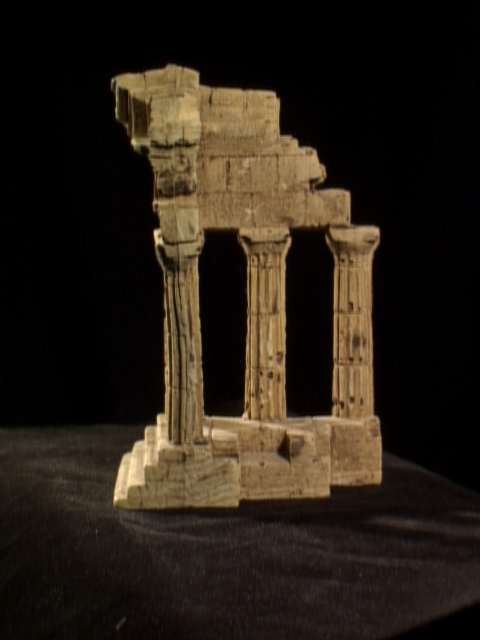
#> input picture 3D_Reconstruction/images/templeR0001.png, 480 x 640 px; its folder holds 4 pictures in this run
$ python main.py   (older library calls are emulated)
#> lines starting #> are read from the running program, lines starting #| are printed output that depends on the picture
import cv2
import os
import numpy as np
import matplotlib.pyplot as plt

try:
    from skimage.metrics import peak_signal_noise_ratio, structural_similarity
    _has_skimage = True
except Exception:
    _has_skimage = False


def _ssim_fallback(imgA, imgB):
    # Convert to grayscale float
    A = cv2.cvtColor(imgA, cv2.COLOR_RGB2GRAY).astype(np.float64)
    B = cv2.cvtColor(imgB, cv2.COLOR_RGB2GRAY).astype(np.float64)

    # Gaussian kernel params similar to skimage default
    ksize = (11, 11)
    sigma = 1.5

    muA = cv2.GaussianBlur(A, ksize, sigma)
    muB = cv2.GaussianBlur(B, ksize, sigma)

    muA2 = muA * muA
    muB2 = muB * muB
    muAB = muA * muB

    sigmaA2 = cv2.GaussianBlur(A * A, ksize, sigma) - muA2
    sigmaB2 = cv2.GaussianBlur(B * B, ksize, sigma) - muB2
    sigmaAB = cv2.GaussianBlur(A * B, ksize, sigma) - muAB

    L = 255.0
    K1 = 0.01
    K2 = 0.03
    C1 = (K1 * L) ** 2
    C2 = (K2 * L) ** 2

    num = (2 * muAB + C1) * (2 * sigmaAB + C2)
    den = (muA2 + muB2 + C1) * (sigmaA2 + sigmaB2 + C2)
    ssim_map = num / den
    return float(np.mean(ssim_map))


def _ssim_skimage(imgA, imgB):
    # Compute a safe odd win_size for structural_similarity
    h, w = imgA.shape[:2]
    min_dim = min(h, w)
    # default skimage win_size is 7; ensure it's <= min_dim and odd
    win = 7
    if win > min_dim:
        win = min_dim if (min_dim % 2 == 1) else (min_dim - 1)

    if win < 3:
        raise ValueError("images too small for skimage SSIM window")

    # Try channel_axis param first (newer skimage), fallback to multichannel
    try:
        return float(structural_similarity(imgA, imgB, data_range=255, channel_axis=2, win_size=win))
    except TypeError:
        return float(structural_similarity(imgA, imgB, data_range=255, multichannel=True, win_size=win))

# =====================================
# STEP 1: LOAD IMAGES
# =====================================
IMAGE_FOLDER = "images"
image_files = sorted(os.listdir(IMAGE_FOLDER))

images = []
for name in image_files:
    img = cv2.imread(os.path.join(IMAGE_FOLDER, name))
#> img is the input picture: shape (640, 480, 3); mean B, G, R 21.5, 31.4, 40.2
    if img is not None:
        images.append(img)

print(f"Images loaded: {len(images)}")

if len(images) < 2:
    raise RuntimeError("At least two images are required.")

# =====================================
# STEP 2: SHOW ORIGINAL IMAGE
# =====================================
plt.figure(figsize=(6, 4))
plt.imshow(cv2.cvtColor(images[0], cv2.COLOR_BGR2RGB))
plt.title("Step 1: Original Input Image")
plt.axis("off")
plt.show()

# =====================================
# STEP 3: FEATURE DETECTION (SIFT)
# =====================================
sift = cv2.SIFT_create()
keypoints = []
descriptors = []

for img in images:
    gray = cv2.cvtColor(img, cv2.COLOR_BGR2GRAY)
    kp, des = sift.detectAndCompute(gray, None)
    keypoints.append(kp)
    descriptors.append(des)
#> this loop made 4 passes
#> pass 1, `gray = cv2.cvtColor(img, cv2.COLOR_BGR2GRAY)`:
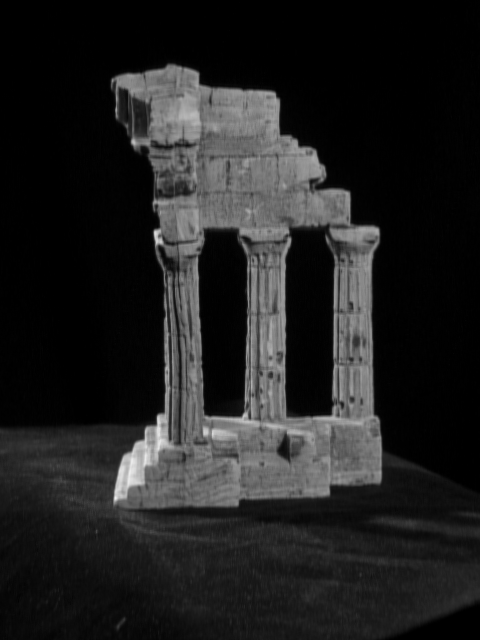
#> gray: shape (640, 480); min 0, max 237, mean 32.9
#> after the loop:
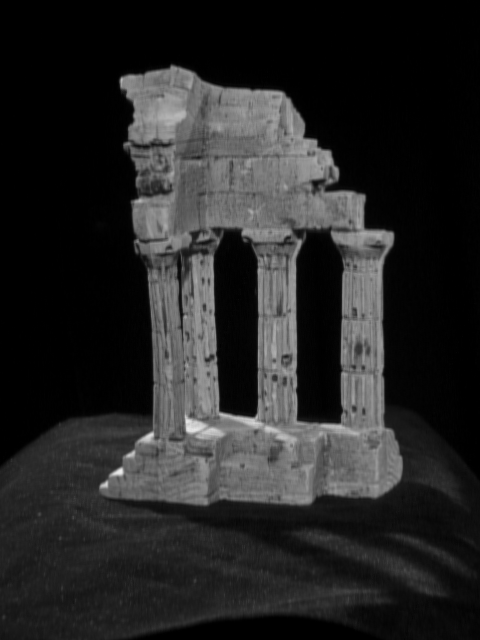
#> gray: shape (640, 480); min 0, max 236, mean 38.1

# Show keypoints on first image
kp_img = cv2.drawKeypoints(
    images[0],
    keypoints[0],
    None,
    flags=cv2.DRAW_MATCHES_FLAGS_DRAW_RICH_KEYPOINTS
)
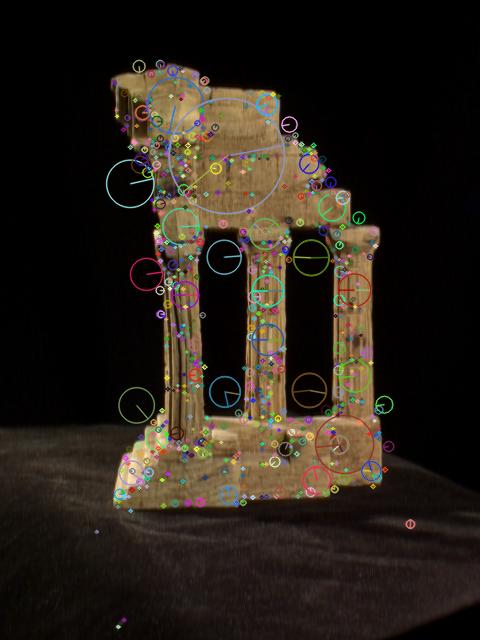
#> kp_img: shape (640, 480, 3); mean of channels 0, 1, 2 24.9, 33.4, 40.9; drawn as B, G, R

plt.figure(figsize=(6, 4))
plt.imshow(cv2.cvtColor(kp_img, cv2.COLOR_BGR2RGB))
plt.title("Step 2: Detected Feature Points (SIFT)")
plt.axis("off")
plt.show()

# =====================================
# STEP 4: FEATURE MATCHING (ONE PAIR FOR DISPLAY)
# =====================================
bf = cv2.BFMatcher()
raw_matches = bf.knnMatch(descriptors[0], descriptors[1], k=2)

good_matches = []
for m, n in raw_matches:
    if m.distance < 0.75 * n.distance:
        good_matches.append(m)

match_img = cv2.drawMatches(
    images[0], keypoints[0],
    images[1], keypoints[1],
    good_matches[:40], None,
    flags=cv2.DrawMatchesFlags_NOT_DRAW_SINGLE_POINTS
)
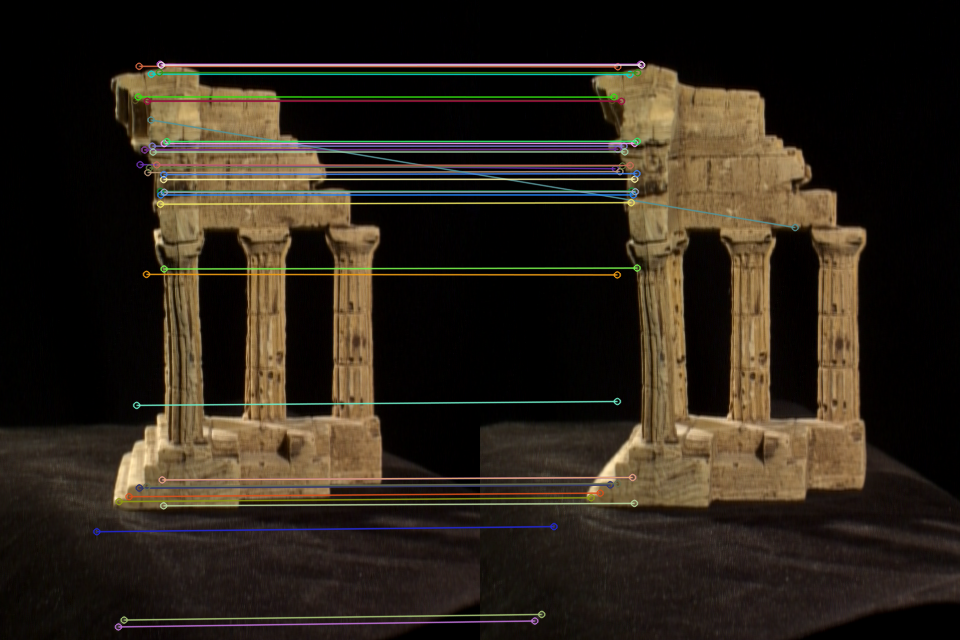
#> match_img: shape (640, 960, 3); mean of channels 0, 1, 2 26.2, 36.6, 44.7; drawn as B, G, R

plt.figure(figsize=(10, 4))
plt.imshow(cv2.cvtColor(match_img, cv2.COLOR_BGR2RGB))
plt.title("Step 3: Feature Matching Between Two Views")
plt.axis("off")
plt.show()

# =====================================
# STEP 4.5: QUALITY EVALUATION (PSNR & SSIM)
# =====================================

# Compute and display PSNR / SSIM between the first two input images (if available)
if len(images) >= 2:
    img0_rgb = cv2.cvtColor(images[0], cv2.COLOR_BGR2RGB)
    img1_rgb = cv2.cvtColor(images[1], cv2.COLOR_BGR2RGB)
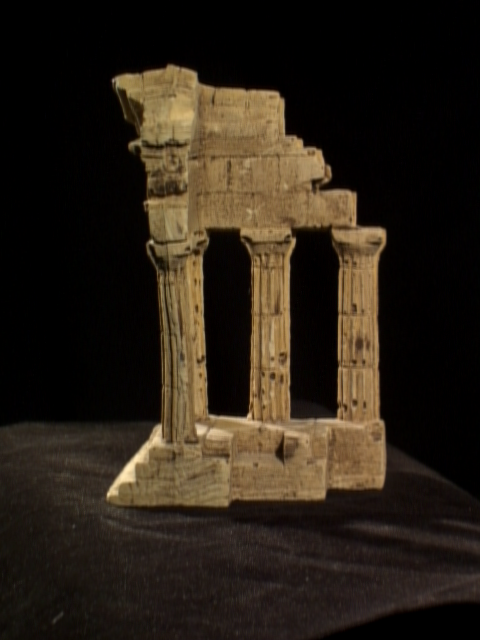
#> img1_rgb: shape (640, 480, 3); mean R, G, B 42.3, 33.3, 22.7

    try:
        if _has_skimage:
            try:
                psnr_val = peak_signal_noise_ratio(img0_rgb, img1_rgb, data_range=255)
            except Exception:
                psnr_val = cv2.PSNR(img0_rgb, img1_rgb)

            try:
                ssim_val = _ssim_skimage(img0_rgb, img1_rgb)
            except Exception as e:
                print("skimage SSIM failed, falling back to custom SSIM:", e)
                ssim_val = _ssim_fallback(img0_rgb, img1_rgb)
        else:
            psnr_val = cv2.PSNR(img0_rgb, img1_rgb)
            ssim_val = _ssim_fallback(img0_rgb, img1_rgb)

        print(f"PSNR (image0 vs image1): {psnr_val:.2f} dB")
        print(f"SSIM (image0 vs image1): {ssim_val:.4f}")

        fig, axes = plt.subplots(1, 2, figsize=(10, 4))
        axes[0].imshow(img0_rgb)
        axes[0].set_title("Image 0")
        axes[0].axis("off")

        axes[1].imshow(img1_rgb)
        axes[1].set_title(f"Image 1\nPSNR: {psnr_val:.2f} dB | SSIM: {ssim_val:.4f}")
        axes[1].axis("off")

        plt.suptitle("Step 4.5: PSNR and SSIM Evaluation")
        plt.show()

        # Also show a compact text-only output window for metrics
        fig_txt = plt.figure(figsize=(5, 2))
        fig_txt.suptitle("Step 4.5: PSNR & SSIM Evaluation")
        plt.axis('off')
        txt = f"PSNR: {psnr_val:.2f} dB\nSSIM: {ssim_val:.4f}"
        plt.text(0.5, 0.5, txt, ha='center', va='center', fontsize=12)
        plt.show()
    except Exception as e:
        print("PSNR/SSIM evaluation skipped due to error:", e)

# =====================================
# STEP 5: CAMERA INTRINSICS (ASSUMED)
# =====================================
h, w = images[0].shape[:2]
#> h = 640; w = 480
f = 0.85 * w
#> f = 408

K = np.array([
    [f, 0, w / 2],
    [0, f, h / 2],
    [0, 0, 1]
])

# =====================================
# STEP 6: TRIANGULATION (ALL IMAGES)
# =====================================
points_3d = []
P1 = np.hstack((np.eye(3), np.zeros((3, 1))))

for i in range(len(images) - 1):
    matches = bf.knnMatch(descriptors[i], descriptors[i + 1], k=2)
    good = []
    for m, n in matches:
        if m.distance < 0.75 * n.distance:
            good.append(m)

    if len(good) < 10:
        continue

    pts1 = np.float32([keypoints[i][m.queryIdx].pt for m in good])
    pts2 = np.float32([keypoints[i + 1][m.trainIdx].pt for m in good])

    E, _ = cv2.findEssentialMat(pts1, pts2, K, method=cv2.RANSAC)
    if E is None:
        continue

    _, R, t, _ = cv2.recoverPose(E, pts1, pts2, K)
    P2 = np.hstack((R, t))

    pts4d = cv2.triangulatePoints(K @ P1, K @ P2, pts1.T, pts2.T)
    pts4d /= pts4d[3]

    points_3d.extend(pts4d[:3].T)

points_3d = np.array(points_3d)

print(f"3D points generated: {points_3d.shape[0]}")
#| 3D points generated: 1253

# =====================================
# STEP 7: RAW 3D POINT DISTRIBUTION
# =====================================
plt.figure(figsize=(6, 5))
plt.scatter(points_3d[:, 0], points_3d[:, 2], s=1)
plt.title("Step 4: Raw 3D Point Projection (XZ View)")
plt.xlabel("X")
plt.ylabel("Z")
plt.show()
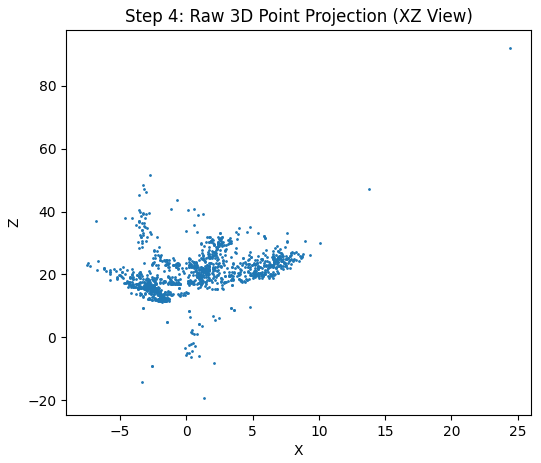
#> figure drawn by matplotlib, 1 panel

# =====================================
# STEP 8: NORMALIZATION
# =====================================
points_3d -= points_3d.mean(axis=0)
scale = np.percentile(np.linalg.norm(points_3d, axis=1), 95)
points_3d /= scale

X, Y, Z = points_3d[:, 0], points_3d[:, 1], points_3d[:, 2]

# =====================================
# STEP 9: FINAL 3D CHART OUTPUT
# =====================================
fig = plt.figure(figsize=(10, 10))
ax = fig.add_subplot(111, projection="3d")

scatter = ax.scatter(
    X, Y, Z,
    c=Z,
    cmap="plasma",
    s=4,
    alpha=0.85
)

ax.set_title("Final Output: 3D Reconstruction from Multiple 2D Images", fontsize=14)
ax.set_xlabel("X Coordinate")
ax.set_ylabel("Y Coordinate")
ax.set_zlabel("Z (Depth)")

plt.colorbar(scatter, ax=ax, label="Depth (Z value)")

# =====================================
# STEP 10: EXPLANATION BELOW FINAL OUTPUT
# =====================================
explanation = (
    "Pipeline Explanation:\n\n"
    "1. Input images are captured from multiple viewpoints.\n"
    "2. Distinct feature points are detected using SIFT.\n"
    "3. Corresponding features are matched between adjacent images.\n"
    "4. Matched points are triangulated to estimate 3D positions.\n"
    "5. The final chart visualizes the reconstructed 3D structure.\n\n"
    "Color represents depth variation along the Z-axis."
)

plt.figtext(
    0.5, 0.02,
    explanation,
    ha="center",
    fontsize=10,
    wrap=True
)

plt.tight_layout(rect=[0, 0.12, 1, 1])
plt.show()
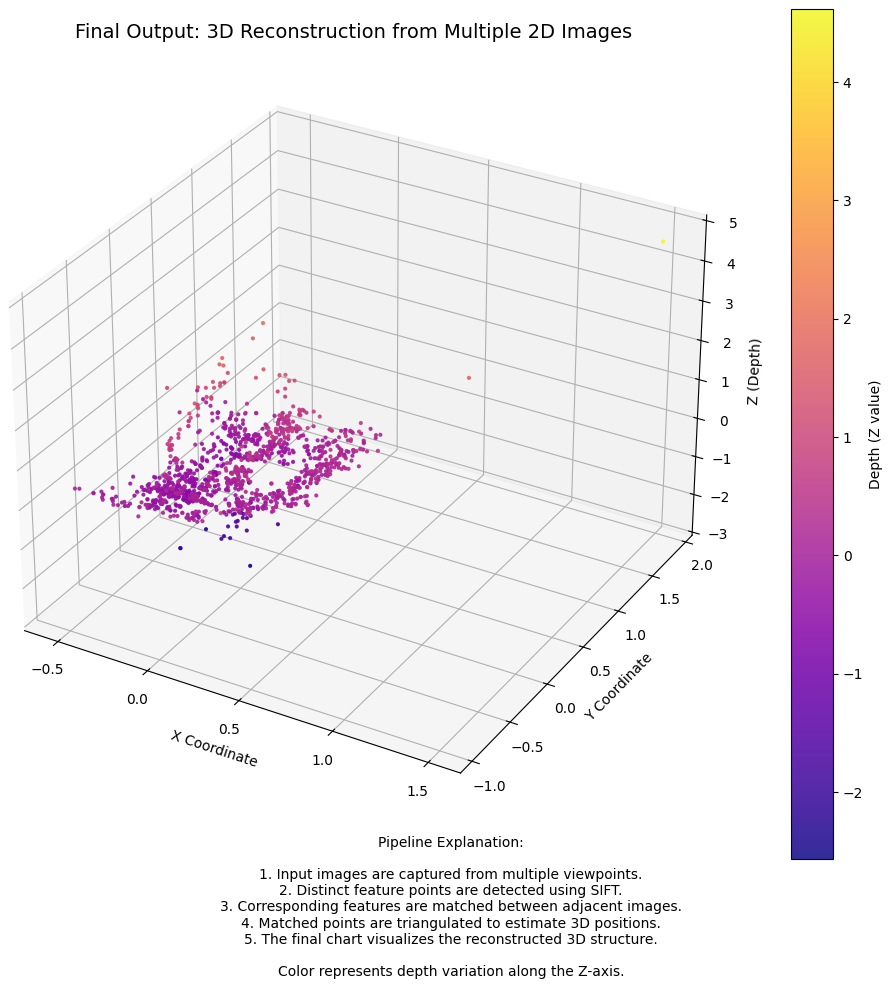
#> figure drawn by matplotlib, 2 panels
